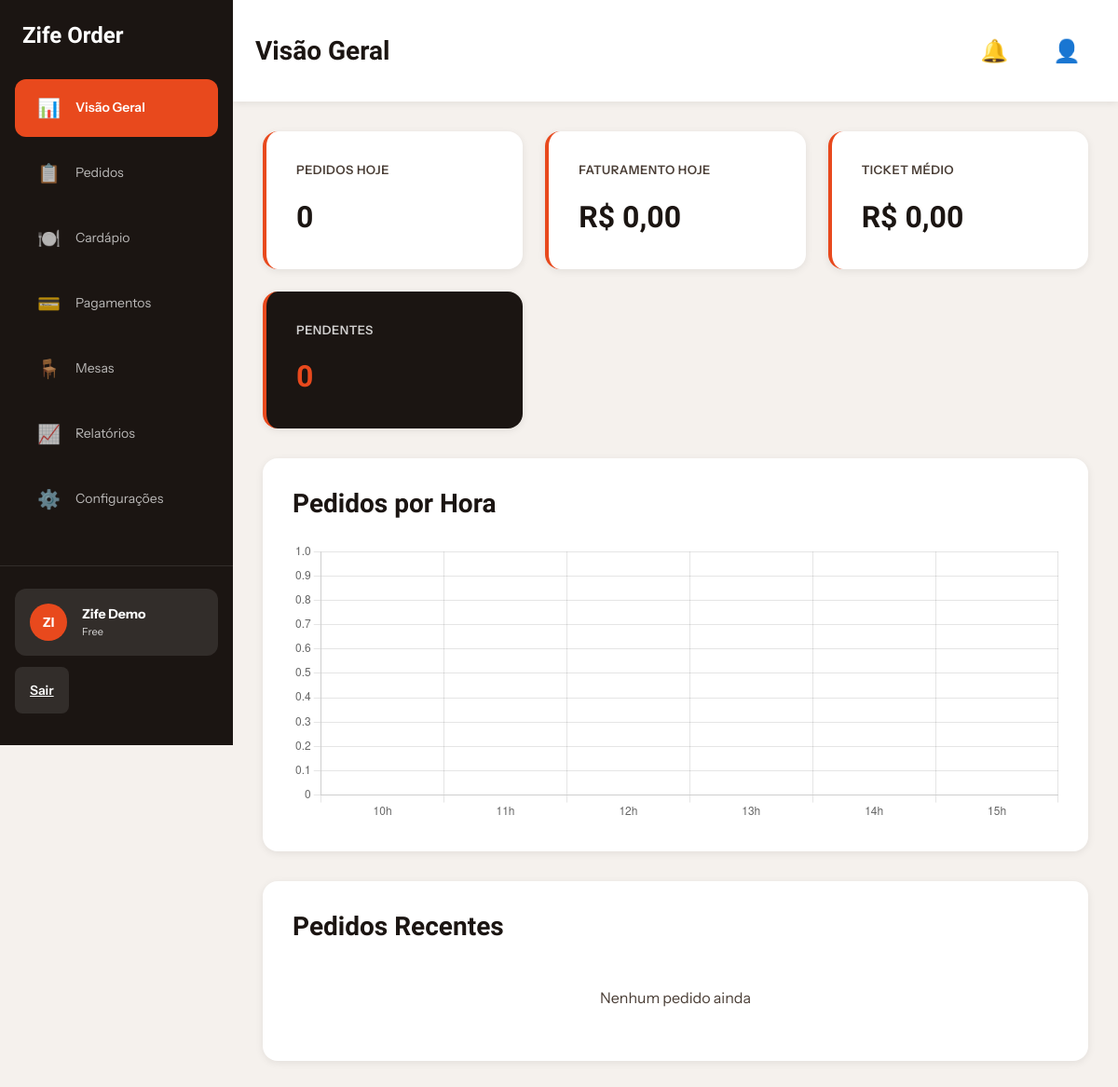
Screenshot of /admin/dashboard (signed in) with the database file from the repository.
### tables this page shows
CREATE TABLE restaurants (
  id INT PRIMARY KEY AUTO_INCREMENT,
  name VARCHAR(255) NOT NULL,
  email VARCHAR(255) NOT NULL UNIQUE,
  password VARCHAR(255) NOT NULL,
  phone VARCHAR(20),
  address VARCHAR(500),
  city VARCHAR(100),
  state VARCHAR(2),
  zip_code VARCHAR(10),
  business_hours_open TIME,
  business_hours_close TIME,
  description TEXT,
  logo_url VARCHAR(500),
  banner_url VARCHAR(500),
  plan VARCHAR(20) DEFAULT 'free',
  stripe_customer_id VARCHAR(255),
  pix_key VARCHAR(255),
  order_count_this_month INT DEFAULT 0,
  created_at TIMESTAMP DEFAULT CURRENT_TIMESTAMP,
  updated_at TIMESTAMP DEFAULT CURRENT_TIMESTAMP ON UPDATE CURRENT_TIMESTAMP,
  active BOOLEAN DEFAULT TRUE
);

### config/database.php (called while the page is built, shortened)
<?php
class Database {
    private static $instance = null;
    private $connection;
    private function __construct() {
        try {
            $this->connection = new PDO(
                'mysql:host=' . DB_HOST . ';dbname=' . DB_NAME . ';charset=utf8mb4',
                DB_USER,
                DB_PASS,
                [
                    PDO::ATTR_ERRMODE => PDO::ERRMODE_EXCEPTION,
                    PDO::ATTR_DEFAULT_FETCH_MODE => PDO::FETCH_ASSOC,
                    PDO::ATTR_EMULATE_PREPARES => false,
                ]
            );
        } catch (PDOException $e) {
            die('Database connection failed: ' . $e->getMessage());
        }
    }
    public static function getInstance() {
        if (self::$instance === null) {
            self::$instance = new self();
        }
        return self::$instance;
    }
    public function query($sql, $params = []) {
        $stmt = $this->connection->prepare($sql);
        $stmt->execute($params);
        return $stmt;
    }
    public function fetch($sql, $params = []) {
        return $this->query($sql, $params)->fetch();
    }
}

### views/admin/base-layout.php (the view, shortened to what this page needs)
<?php
$db = Database::getInstance();
$restaurant = $db->fetch(
    'SELECT id, name, plan FROM restaurants WHERE id = ?',
    [$_SESSION['restaurant_id']]
);
$current_page = 'dashboard';
$page_titles = [
    'dashboard' => 'Visão Geral',
    'orders' => 'Pedidos',
    'menu' => 'Cardápio',
    'payments' => 'Pagamentos',
    'tables' => 'Mesas',
    'reports' => 'Relatórios',
    'settings' => 'Configurações'
];
$page_title = $page_titles[$current_page] ?? 'Dashboard';
?>
<!DOCTYPE html>
<html lang="pt-BR">
<head>
    <link rel="stylesheet" href="/assets/css/design-tokens.css">
    <link rel="stylesheet" href="/assets/css/admin.css">
    <link rel="stylesheet" href="/assets/css/components.css">
</head>
<body>
    <aside class="sidebar">
        <div class="sidebar-header">
            <h2>Zife Order</h2>
        </div>
        <nav class="sidebar-nav">
            <a href="/admin/dashboard" class="nav-link <?php echo $current_page === 'dashboard' ? 'active' : ''; ?>">
                <span class="nav-icon">📊</span>
                <span>Visão Geral</span>
            </a>
            <a href="/admin/orders" class="nav-link <?php echo $current_page === 'orders' ? 'active' : ''; ?>">
                <span class="nav-icon">📋</span>
                <span>Pedidos</span>
            </a>
            <a href="/admin/menu" class="nav-link <?php echo $current_page === 'menu' ? 'active' : ''; ?>">
                <span class="nav-icon">🍽️</span>
                <span>Cardápio</span>
            </a>
            <a href="/admin/payments" class="nav-link <?php echo $current_page === 'payments' ? 'active' : ''; ?>">
                <span class="nav-icon">💳</span>
                <span>Pagamentos</span>
            </a>
            <a href="/admin/tables" class="nav-link <?php echo $current_page === 'tables' ? 'active' : ''; ?>">
                <span class="nav-icon">🪑</span>
                <span>Mesas</span>
            </a>
            <a href="/admin/reports" class="nav-link <?php echo $current_page === 'reports' ? 'active' : ''; ?>">
                <span class="nav-icon">📈</span>
                <span>Relatórios</span>
            </a>
            <a href="/admin/settings" class="nav-link <?php echo $current_page === 'settings' ? 'active' : ''; ?>">
                <span class="nav-icon">⚙️</span>
                <span>Configurações</span>
            </a>
        </nav>
        <div class="sidebar-footer">
            <div class="account-card">
                <div class="account-avatar"><?php echo strtoupper(substr($restaurant['name'], 0, 2)); ?></div>
                <div class="account-info">
                    <strong><?php echo htmlspecialchars($restaurant['name']); ?></strong>
                    <small><?php echo ucfirst($restaurant['plan']); ?></small>
                </div>
            </div>
            <a href="/admin/logout" class="btn-logout">Sair</a>
        </div>
    </aside>
    <div class="admin-wrapper">
        <header class="topbar">
            <h1 class="page-title"><?php echo $page_title; ?></h1>
            <div class="topbar-actions">
                <button class="btn-icon" title="Notificações">🔔</button>
                <button class="btn-icon" title="Perfil">👤</button>
            </div>
        </header>
        <main class="admin-content">
            <?php
            $page_file = __DIR__ . '/' . $current_page . '.php';
            if (file_exists($page_file)) {
                include $page_file;
            } else {
                echo '<p>Página não encontrada</p>';
            }
            ?>
        </main>
    </div>
</body>
</html>

### assets/css/design-tokens.css (style rules this page uses)
:root { --color-primary: #E8491D; --color-primary-hover: #C7380F; --color-cream: #FBEEE3; --color-dark: #1B1512; --color-secondary: #4A3E36; --color-tertiary: #7A6A5E; --color-success: #4B7F52; --color-success-dark: #3A6640; --color-warning: #C98A1D; --color-warning-dark: #9C6B15; --color-neutral-light: #F5F1ED; --color-neutral-gray: #E0D5CA; --font-title: "Bricolage Grotesque", sans-serif; --font-body: "Instrument Sans", sans-serif; --space-xs: 4px; --space-sm: 8px; --space-md: 16px; --space-lg: 24px; --space-xl: 32px; --space-2xl: 48px; --radius-sm: 8px; --radius-md: 12px; --radius-lg: 16px; --radius-full: 9999px; --shadow-sm: 0 2px 8px rgba(0, 0, 0, 0.08); --shadow-md: 0 4px 16px rgba(0, 0, 0, 0.1); --shadow-lg: 0 8px 32px rgba(0, 0, 0, 0.15); }
* { margin: 0; padding: 0; box-sizing: border-box; }
html { font-family: var(--font-body); font-size: 16px; line-height: 1.5; color: var(--color-dark); }
body { background-color: var(--color-cream); }
h1, h2, h3, h4, h5, h6 { font-family: var(--font-title); font-weight: 700; line-height: 1.2; }
h1 { font-size: 48px; }
h2 { font-size: 36px; }
button, a.btn { font-family: var(--font-body); font-weight: 600; font-size: 14px; padding: 12px 24px; min-height: 44px; border: none; border-radius: var(--radius-full); cursor: pointer; transition: all 0.3s ease; text-decoration: none; display: inline-flex; align-items: center; justify-content: center; }

### assets/css/admin.css (style rules this page uses)
body { margin: 0; padding: 0; display: grid; grid-template-columns: 250px 1fr; min-height: 100vh; background-color: #F5F1ED; }
.sidebar { background-color: var(--color-dark); color: white; padding: var(--space-lg) 0; position: fixed; left: 0; top: 0; height: 100vh; width: 250px; overflow-y: auto; z-index: 90; display: flex; flex-direction: column; }
.sidebar-header { padding: 0 var(--space-lg); margin-bottom: var(--space-xl); }
.sidebar-header h2 { color: white; font-size: 24px; margin: 0; }
.sidebar-nav { flex: 1; display: flex; flex-direction: column; gap: var(--space-sm); padding: 0 var(--space-md); }
.nav-link { display: flex; align-items: center; gap: var(--space-md); padding: var(--space-md) var(--space-lg); color: rgba(255, 255, 255, 0.7); text-decoration: none; border-radius: var(--radius-md); transition: all 0.3s; font-size: 14px; }
.nav-link.active { background-color: var(--color-primary); color: white; font-weight: 600; }
.nav-icon { font-size: 20px; }
.sidebar-footer { padding: var(--space-lg) var(--space-md); border-top: 1px solid rgba(255, 255, 255, 0.1); }
.account-card { display: flex; gap: var(--space-md); align-items: center; margin-bottom: var(--space-lg); padding: var(--space-md); background-color: rgba(255, 255, 255, 0.1); border-radius: var(--radius-md); }
.account-avatar { width: 40px; height: 40px; border-radius: 50%; background-color: var(--color-primary); display: flex; align-items: center; justify-content: center; font-weight: 700; font-size: 14px; color: white; flex-shrink: 0; }
.account-info { flex: 1; min-width: 0; }
.account-info strong { display: block; white-space: nowrap; overflow: hidden; text-overflow: ellipsis; font-size: 14px; }
.account-info small { display: block; font-size: 11px; opacity: 0.8; text-transform: capitalize; }
.btn-logout { width: 100%; background-color: rgba(255, 255, 255, 0.1); color: white; border: none; padding: var(--space-md); border-radius: var(--radius-sm); cursor: pointer; font-size: 14px; font-weight: 600; transition: background-color 0.3s; }
.admin-wrapper { grid-column: 2; display: flex; flex-direction: column; }
.topbar { background-color: white; padding: var(--space-lg); box-shadow: var(--shadow-sm); display: flex; justify-content: space-between; align-items: center; position: sticky; top: 0; z-index: 80; }
.page-title { font-size: 28px; color: var(--color-dark); margin: 0; }
.topbar-actions { display: flex; gap: var(--space-md); }
.btn-icon { background: none; border: none; font-size: 24px; cursor: pointer; padding: var(--space-md); border-radius: var(--radius-md); transition: background-color 0.3s; }
.admin-content { flex: 1; padding: var(--space-xl); overflow-y: auto; }

### rows the page displays
restaurants: name "ZI", name "Zife Demo", plan "Free"

### other values shown
$page_title "Visão Geral"
$orders_count "0"
$faturamento_hoje "0,00"
$ticket_medio "0,00"
$pending_count "0"
chart data {{ json_encode($orders_by_hour) }} {"10":0,"11":0,"12":0,"13":0,"14":0,"15":0}
